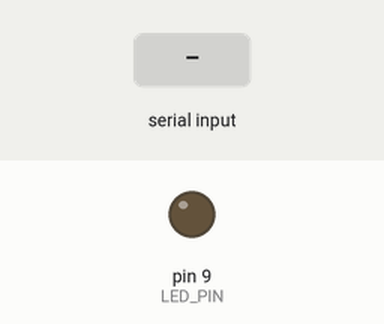
A sketch run on a simulated Arduino Uno, built with avr-gcc and run on an emulated ATmega328P. Parts: output pins drawn as LEDs (lit = HIGH). The test bench sets the inputs (shaded band).

Above: at 1.2 s.
1.3 s: "5\n" received over Serial
At 1.8 s:
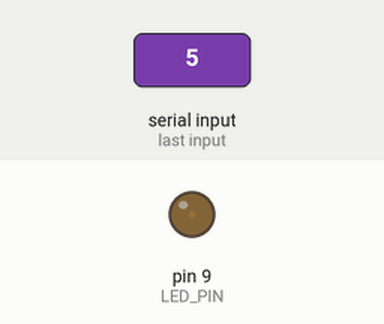
2.8 s: "90\n" received over Serial
At 4.0 s:
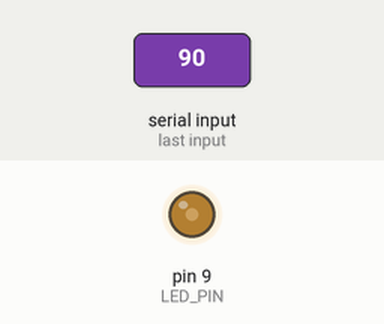
4.3 s: "200\n" received over Serial
At 5.3 s:
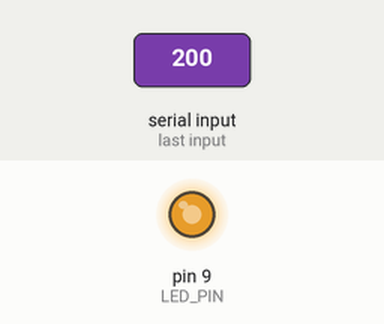
Timing chart, 0 to 7.3 s (numbered marks = the images above; inputs shaded):
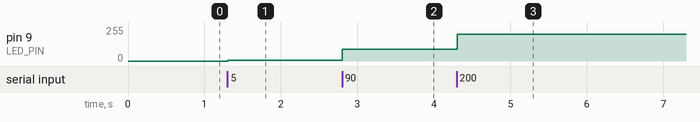

The sketch:

bonus0.ino
```cpp
#include <Arduino.h>

#define LED_PIN 9

String message;

void setup()
{
    pinMode(LED_PIN, OUTPUT);
    Serial.begin(9600);
}

void loop()
{
    if (Serial.available())
    {
        char incomingChar = Serial.read();

        if (incomingChar >= '0' && incomingChar <= '9')
        {
            message += incomingChar;
        }
        else if (incomingChar == '\n')
        {
            int value = message.toInt();

            if (value < 0 || value > 255)
            {
                Serial.println("Error");
            }
            else
            {
                analogWrite(LED_PIN, value);
            }

            message = "";
        }
    }
}

/*Код идентичен тому, что был в скетче, но добавлена проверка на соответствие значений и вывода сообщения об ошибке.*/
// https://drive.google.com/file/d/1H1HS7bvgHyU9dt4AcfHSZHuwLHzyjRzD/view?usp=drive_link
```

Measured:
- after the input at 1.3 s, pin 9 (LED_PIN): 0/255 → 5/255 at once
- after the input at 2.8 s, pin 9 (LED_PIN): 5/255 → 90/255 at once
- after the input at 4.3 s, pin 9 (LED_PIN): 90/255 → 200/255 at once
